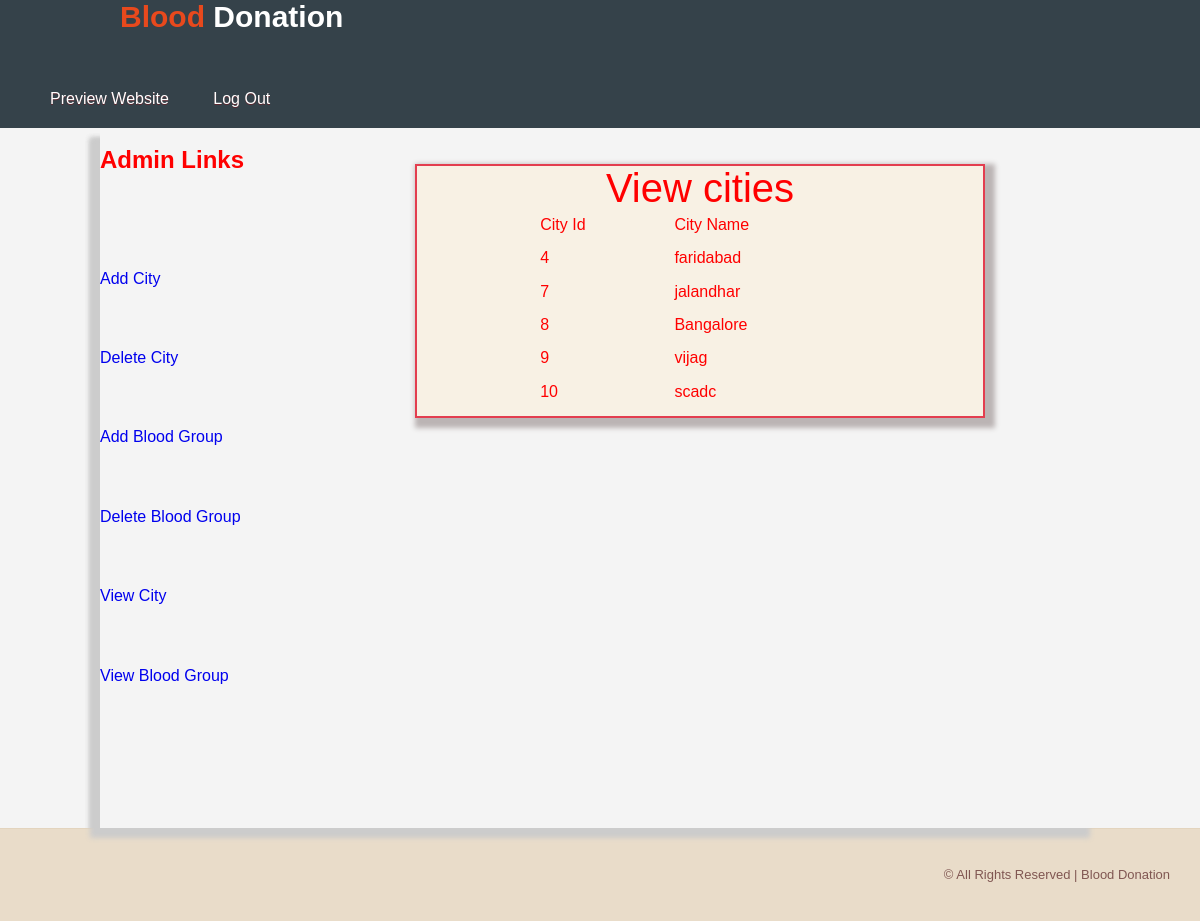
Page /Admin/viewcity.php (signed in) on the committed database.
### tables this page shows
CREATE TABLE `city` (
  `city_id` int(100) NOT NULL,
  `city_name` varchar(100) NOT NULL,
  `pin_code` varchar(100) NOT NULL,
  `district` varchar(100) NOT NULL
);

### Admin/viewcity.php (the view, shortened to what this page needs)
<!DOCTYPE html>
<html>
<head>
<link href="css/style.css" rel="stylesheet" type="text/css" media="all" />
<link rel="stylesheet" type="text/css" href="style.css">
<link href="css/flexslider.css" rel="stylesheet" type="text/css" media="all" />
</head>
<body>
<header>
            <div class="container">
                <div id="branding">
                    <h1><span class="highlight">Blood</span> Donation</h1>
                </div>
            </div>
        </header>
 <div class="nav_bg">
<div class="wrap">
    <ul class="nav">
            <li><a href="../index.php" target="_blank">Preview Website</a></li>
             <li><a href="logout.php">Log Out</a></li>
            </ul>
  </div>
    </div>
    <center>
   <div style="width:1000px; height:700px; box-shadow:-10px 10px 5px #CCC">
       <div style="width:200px; float:left;">
       <?php include('left.php'); ?>
       </div>
       <div style="width:800px;float:left">
<br /><br />
<?php include('function.php'); ?>
       <form method="post">
<table border="0" align="center" width="400px" height="30px" class="shaddoww">
<tr><td colspan="2" align="center" class="toptd"><span class="cityspan">View cities</span> </td></tr>
<tr><td align="center" style="padding-top:5px;">
<table border="1" align="center" width="60%" height="200px" >
<tr><td style=" padding-left:10px">City Id </td><td style=" padding-left:10px">City Name</td></tr>
<tr><td>
<?php
$cn=mysqli_connect("localhost","root","","bloodbank");
$s="select * from city";
	$result=mysqli_query($cn,$s);
	while($data=mysqli_fetch_array($result))
	{
			echo "<tr><td style=' padding-left:10px'>$data[0]</td><td style='padding-left:10px'>$data[1]</td></tr>";
		}
?>
</td></tr>
</table>
</table>
</form>
       </div>
   </div>
    </center>
<?php include('bottom.php'); ?>
</body>
</html>

### Admin/css/style.css (style rules this page uses)
html,body,div,span,applet,object,iframe,h1,h2,h3,h4,h5,h6,p,blockquote,pre,a,abbr,acronym,address,big,cite,code,del,dfn,em,img,ins,kbd,q,s,samp,small,strike,strong,sub,sup,tt,var,b,u,i,dl,dt,dd,ol,nav ul,nav li,fieldset,form,label,legend,table,caption,tbody,tfoot,thead,tr,th,td,article,aside,canvas,details,embed,figure,figcaption,footer,header,hgroup,menu,nav,output,ruby,section,summary,time,mark,audio,video { margin:0;padding:0;border:0;font-size:100%;font:inherit;vertical-align:baseline; }
article, aside, details, figcaption, figure,footer, header, hgroup, menu, nav, section { display: block; }
ol,ul { list-style:none;margin:0;padding:0; }
table { border-collapse:collapse;border-spacing:0; }
a { text-decoration:none; }
body { font-family: Arial, Geneva,Helvetica, sans-serif; font-size: 100%; }
.wrap { margin:0 auto; width:80%; }
.nav_bg { background: #35424a; height:58px; }
.nav li { display:inline-block; }
.nav li a { font-family: 'Source Sans Pro', sans-serif; line-height:1.8em; display:block; text-decoration:none; font-weight:normal; color:#ffffff; padding:15px 20px; font-size: 1em; text-transform: capitalize; text-shadow: 0 1px 0 #5C2830; letter-spacing:0px; }
@media only screen and (max-width: 1280px) { .wrap { width:95%; } }
.shaddoww { border:solid 2px #e33e4f; background-color:#f8f1e4; box-shadow:5px 5px 5px 5px #bbb4b4; width: 570px; color:red; }
table .cityspan { font-size:40px; }

### Admin/style.css (style rules this page uses)
body { font: 15px/1.5 Arial, Helvetica,sans-serif; padding:0; margin:0; background-color:#f4f4f4; }
header { background:#35424a; color:#ffffff; padding-top:30px; min-height:70px; border-bottom:#e8491d 3px solid; }
header #branding { float:left; }
header #branding h1 { margin:0; font-size:30px; font-weight:bold; }
header .highlight, header .current a { color:#e8491d; font-weight:bold; }

### rows in the picture
city: city_id "4", city_name "faridabad"
city: city_id "7", city_name "jalandhar"
city: city_id "8", city_name "Bangalore"
city: city_id "9", city_name "vijag"
city: city_id "10", city_name "scadc"
